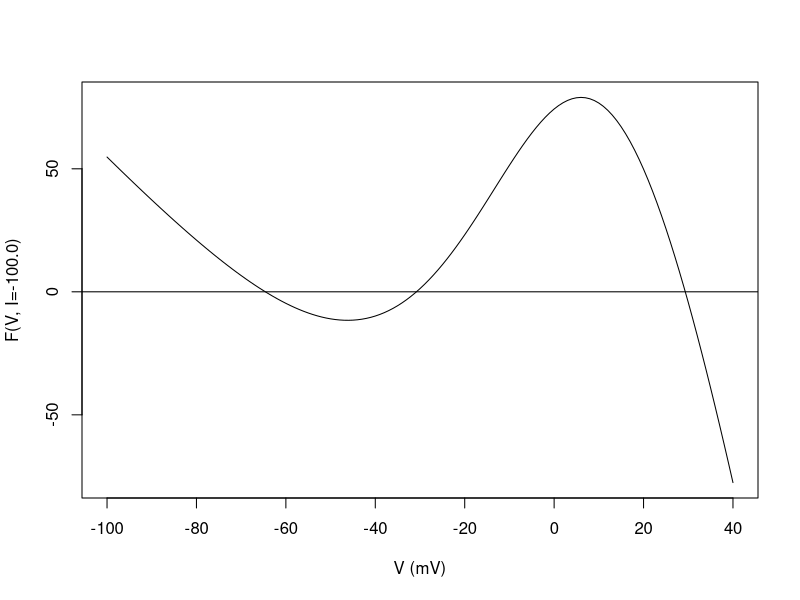

Source code (R):

processAll <- function() {
    v <- seq(from=-100, to=40, by=1)
    i <- -100

    f <- f_Nap(v, i)

    plot(v, f, xlab="V (mV)", ylab=sprintf("F(V, I=%.1f)", i), type="l")
    abline(h=0)
}

f_Nap <- function(v, i, gL=19, eL=-67, gNa=74, eNa=60, v0.5=1.5, k=16, c=10) {
    f = (i - gL*(v-eL)-gNa*mInf(v, v0.5=v0.5, k=k)*(v-eNa))/c
    return(f)
}

mInf <- function(v, v0.5=1.5, k=16) {
    return(1/(1+exp((v0.5-v)/k)))
}

processAll()

rm(processAll, f_Nap, mInf)
